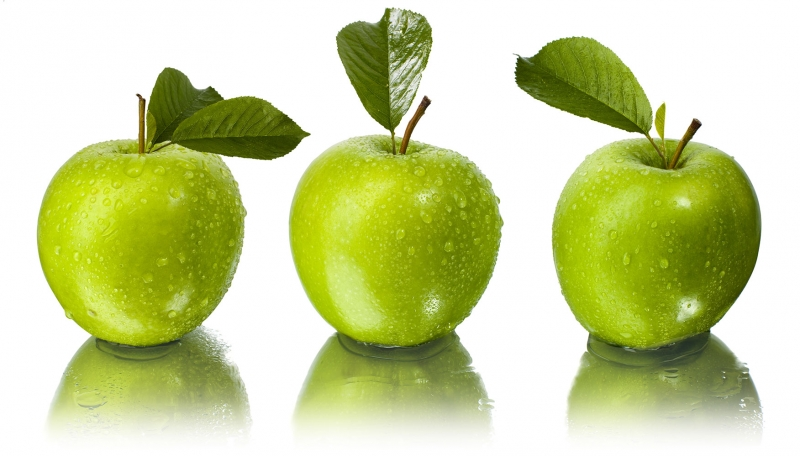
#> input picture opencv/images/chp2/elmalar.jpg, 800 x 456 px, found by its file name
$ python konturBulma.py
#> lines starting #> are read from the running program, lines starting #| are printed output that depends on the picture; after the words box and inside, x2 and y2 are one past the last pixel; in counts of white or black regions, pixels touching at a corner belong together
import os, cv2, numpy as np
impath=os.path.join(os.getcwd(),"opencv","images","chp2","elmalar.jpg")#sekil_geo.jpg elmalar.jpg
imageO=cv2.imread(impath)
#> imageO is the input picture: shape (456, 800, 3); mean B, G, R 153.3, 211.4, 202.2
cv2.imshow("Orijinal",imageO)
image=cv2.medianBlur(imageO,15)
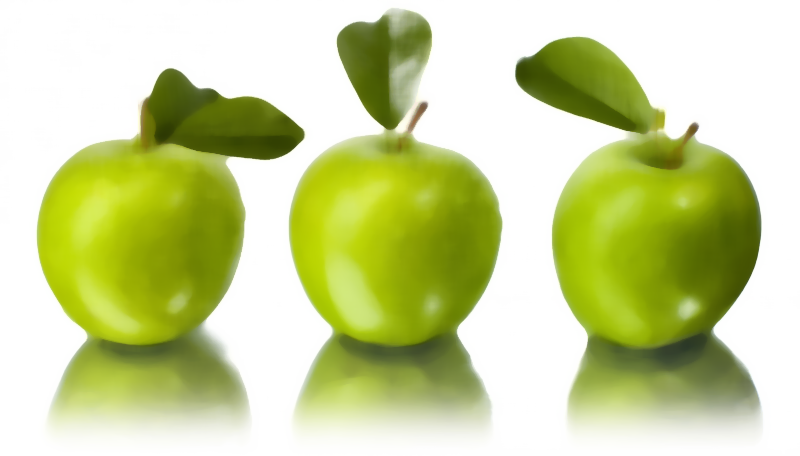
#> image: shape (456, 800, 3); mean B, G, R 153, 211.9, 202.6
imgri=cv2.cvtColor(image,cv2.COLOR_BGR2GRAY)
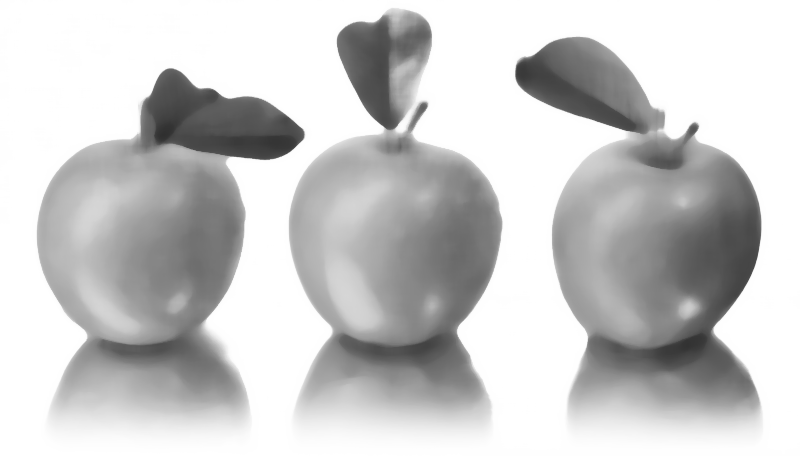
#> imgri: shape (456, 800); min 47, max 255, mean 202.4
_,sbResim=cv2.threshold(imgri,220,255,cv2.THRESH_BINARY)
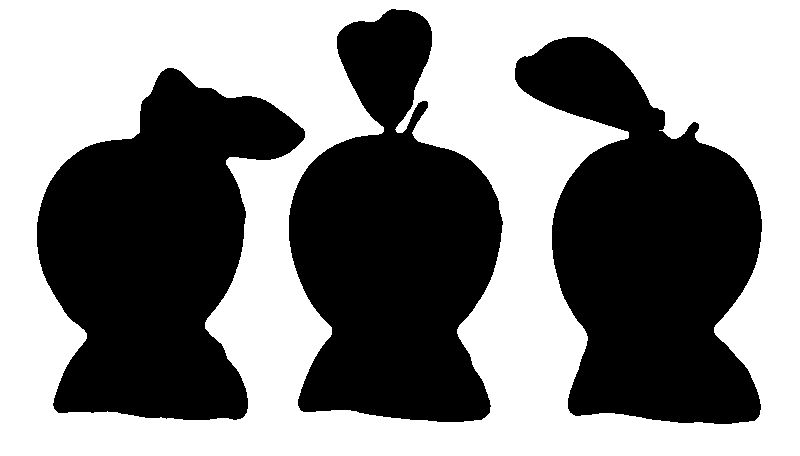
#> sbResim: shape (456, 800); 52.6% white; 3 black regions
konturlar,_=cv2.findContours(sbResim,cv2.RETR_TREE,cv2.CHAIN_APPROX_SIMPLE)
#> konturlar = 4 contours; box (x1, y1, x2, y2) and area: (0, 0, 800, 456) 363545, (514, 36, 763, 425) 58908, (36, 67, 306, 421) 57936, (288, 8, 504, 423) 57788
#print(konturlar,len(konturlar))

#center=(konturlar[0][1][0][0],konturlar[0][1][0][1])
#cv2.circle(image,center,5,(0,0,255),-1)

for knt in konturlar:
    deger=cv2.approxPolyDP(knt,0.009*cv2.arcLength(knt,True),True)
    cv2.drawContours(imageO,[deger],0,(0,255,0),2)
#> this loop made 4 passes
#> deger on pass 1: [[0, 0], [0, 455], [799, 455], [799, 0]]
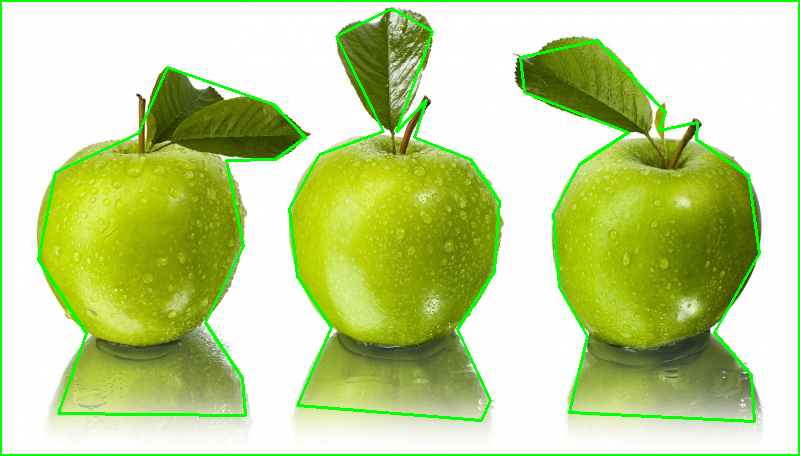
#> imageO: shape (456, 800, 3); 4.24% of pixels changed, all inside (x1, y1, x2, y2) = (0, 0, 800, 456)
cv2.imshow("Konturlu Resim",imageO)
#cv2.imshow("Konturlu Resi",sbResim)
print(len(konturlar))
#| 4
cv2.waitKey(0)

$ run again, with opencv/images/chp2/salt-pepper.jpg copied over opencv/images/chp2/elmalar.jpg
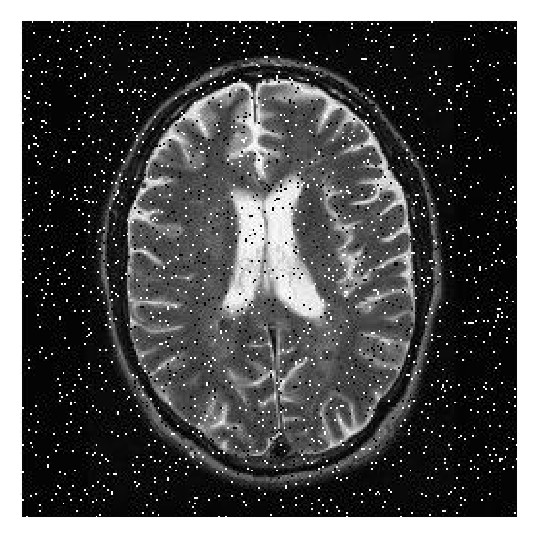
#> input picture opencv/images/chp2/salt-pepper.jpg, 537 x 537 px, found by its file name
#> imageO is the input picture: shape (537, 537, 3); min 0, max 255, mean 82.8
#> `_,sbResim=cv2.threshold(imgri,220,255,cv2.THRESH_BINARY)`:
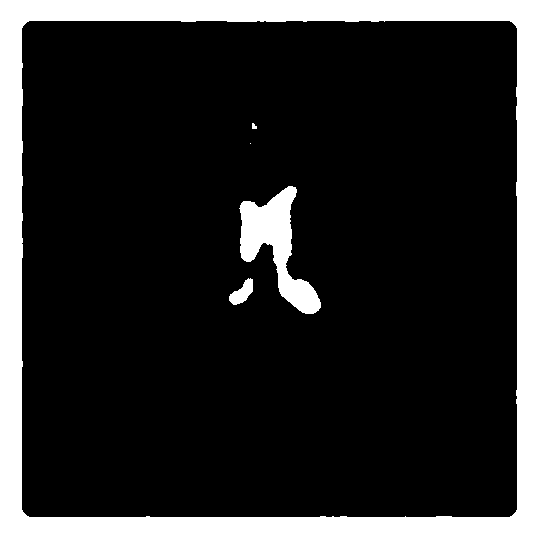
#> sbResim: shape (537, 537); 16.6% white; 5 white regions (1 under 20 px)
#> konturlar = 6 contours, 2 with area under 20; largest, box (x1, y1, x2, y2) and area: (0, 0, 537, 537) 287296, (21, 20, 518, 518) 246148, (239, 186, 321, 314) 3993, (229, 278, 253, 305) 314
#> the loop `for knt in konturlar:` made 6 passes
#> deger on passes 1, 2, 5: [[0, 0], [0, 536], [536, 536], [536, 0]], [[27, 21], [516, 26], [511, 516], [22, 511]], [[250, 143]]
#> after the loop `for knt in konturlar:`:
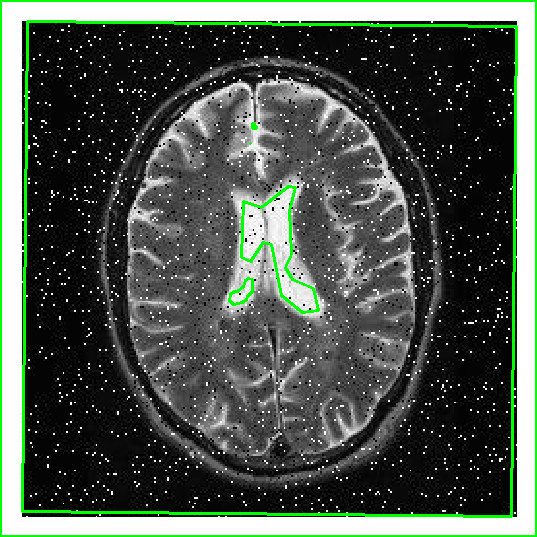
#> imageO: shape (537, 537, 3); 4.02% of pixels changed, all inside (x1, y1, x2, y2) = (0, 0, 537, 537)
#| 6
